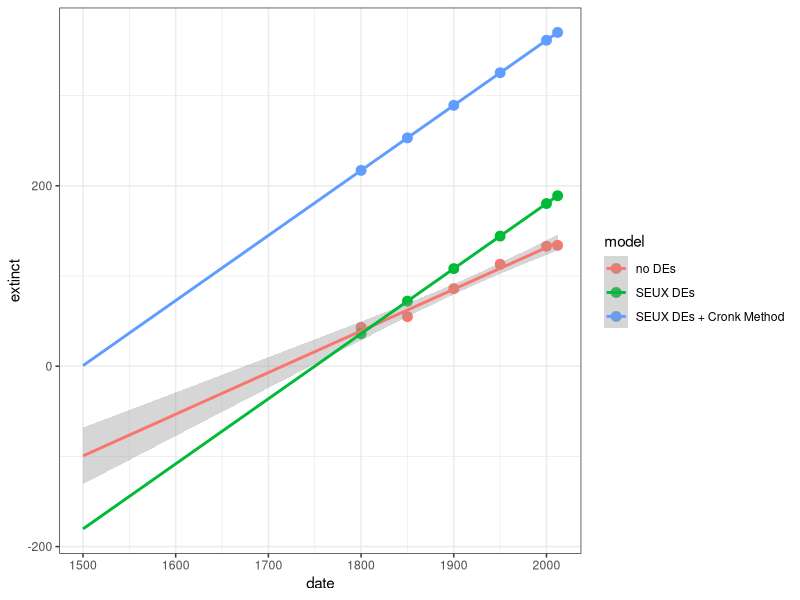

Generate this figure with R: (Note: this script raises an error after producing the figure.)
library(here)
library(tidyverse)


# data import
birds2 <- 
  read.csv(here('Data/figure2_data.csv')) %>% 
  slice(7:12) # capture data from 1800 - present


# ----------------------------
# linear model with no DEs

# extinctions = mu*year + b
# extinctions = 0.462*year - 792
model1 <- 
  lm(birds2$extinct ~ birds2$date)

mu1 <- as.numeric(model1$coefficients[2])
b1  <- as.numeric(model1$coefficients[1]) 


# ---------------------------
# add DEs from SEUX analysis
# and spread out evenly from 1800-2012

# add DE rate to mu1
mu2 <- mu1 + (55/(2012-1800))

# solve for intercept b2: 
# we know that by 2012 there should
# be 55 more extinctions than the OG dataset
# b2 = -1262.557
(max(birds2$extinct) + 55) - (mu2*2012)

f_seuxDE <- function(x) (mu2*x) - 1262.557

# create dataset from new model
birds_seuxDEs <-
  birds2 %>% 
  mutate(extinct = f_seuxDE(birds2$date))


# ---------------------------
# extrapolate so that there are 
# zero extinctions in year 1500

# b3 = -(0.721*1500) = -1081.5
f_pretax <- function(x) (mu2*x) - 1081.5

# zero extinctions at year 1500
f_pretax(1500)


# -------------------------
# create new data points to compare the SEUX and pretax models

# for pretaxonomic DEs
# calculate extinctions for dates of interest
birds_pretax <-
  birds2 %>% 
  mutate(extinct = f_pretax(birds2$date))

# -------------------------
# plotting

plot_data <-
  rbind(birds2, birds_seuxDEs, birds_pretax) %>% 
  mutate(model = c(rep('no DEs', 6), rep('SEUX DEs', 6), rep('SEUX DEs + Cronk Method', 6)))

ggplot(plot_data) +
  aes(x = date, y = extinct, colour = model) +
  geom_point(size = 3) + 
  expand_limits(x = 1500) +
  theme_bw() + 
  # geom_smooth(method = 'lm') +
  stat_smooth(method = 'lm', fullrange = TRUE)
# -----------------------------------------
# from SEUX we know there were 55 dark extinctions
# we need to add them while keeping extinctions at 1500 = 0
# so let's add them by increasing extinction rate

# cronk model
# extinctions = 0.462(2012) - 693 

# add 55 DEs while keeping ext = 0 at year 1500
# 0 = mu(1500) - 693 - 55
# mu = 0.4986667

# where x = year
f <- function(x) 0.4986667*x - 748

# calculate extinctions for dates of interest
tot_ext <- sapply(birds3$date, f)

# add new extinction data to dataset
birds4 <-
  birds3 %>% 
  mutate(extinct = tot_ext)

plot_data <-
  rbind(birds2, birds3, birds4) %>% 
  mutate(model = c(rep('no DEs', 6), rep('Cronk Method DEs', 6), rep('Cronk Method + SEUX DEs', 6)))

ggplot(plot_data) +
  aes(x = date, y = extinct, colour = model) +
  geom_point(size = 3) + 
  expand_limits(x = 1500) +
  theme_bw() + 
  # geom_smooth(method = 'lm') +
  stat_smooth(method = 'lm', fullrange = TRUE)





# ------------------------------------------------------
# let's calculate the slope ("extinction rate") manually
# using Quentin's bird data 

birds2 <- 
  read.csv(here('Data/figure2_data.csv')) %>% 
  slice(7:12) # capture data from 1800 - present

x <- birds2$date
y <- birds2$extinct
xhat <- mean(x)
yhat <- mean(y)

library(magrittr)

# slope (extinction rate) is 0.462
er <- 
  sum(
    (x - xhat) %>% 
      multiply_by(y - yhat)) %>% 
  
  divide_by(
    
    sum(
      (x - xhat) %>% 
        multiply_by(x - xhat))
  )
